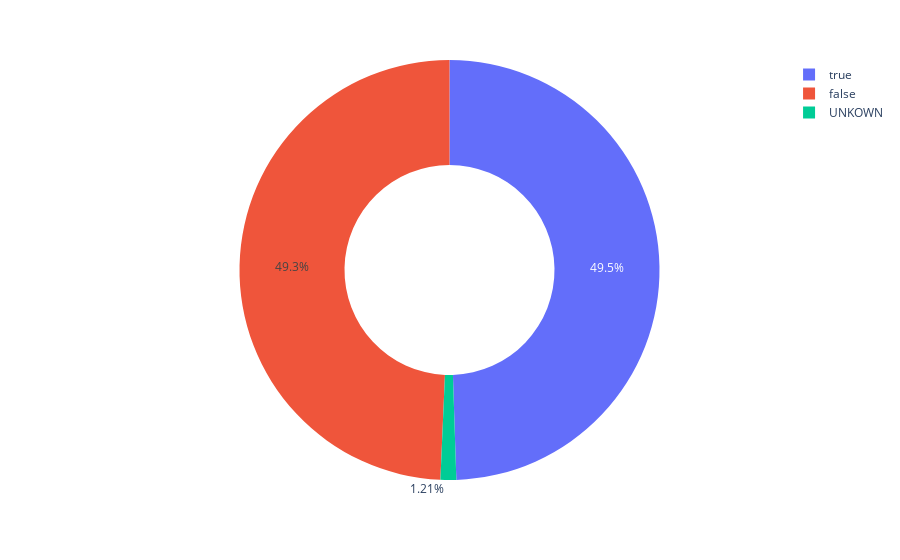

The code cell stored with this chart in its notebook:
### Code cell
# Univariate analysis on Discount_Applied:
px.pie(data_frame=df.sample(10000),names='Discount_Applied',hole=0.5)

### Figure 1 — Plotly figure (JSON) as saved in the notebook; plotly's stock layout.template omitted (floating-point values rounded to 4 significant figures; data arrays with more than 128 entries replaced by an {"elided": "..."} marker saying what was removed)
{"data": [{"domain": {"x": [0, 1], "y": [0, 1]}, "hole": 0.5, "hovertemplate": "Discount_Applied=%{label}<extra></extra>", "labels": {"elided": "10000 mixed values"}, "legendgroup": "", "name": "", "showlegend": true, "type": "pie"}], "layout": {"autosize": true, "legend": {"tracegroupgap": 0}, "margin": {"t": 60}}}
